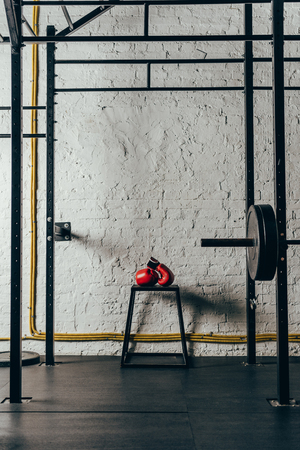
%> input picture 03_THIRD_YEAR/DISEÑO_DESARROLLO_SI/ProyectoDDSI/src/main/resources/imagenes/gymlogin.jpg, 300 x 450 px
$ octave --eval "result = funcion_otsu(imread('../../../../../DISEÑO_DESARROLLO_SI/ProyectoDDSI/src/main/resources/imagenes/gymlogin.jpg'));"   (GNU Octave 9; MATLAB toolbox functions it lacks are replaced by stand-ins)
%> lines starting %> are read from the running program, lines starting %| are printed output that depends on the picture
function umbral = funcion_otsu(image)

image = rgb2gray(image);
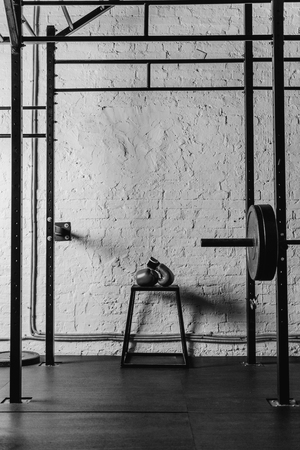
%> image: size 450x300 uint8; min 1, max 242, mean 123.4

h = imhist(image);
%> h = 256 values, max 1742 at index 176, min 0 at index 1, mean 527.3

maxVarianza = 0;
valoresGris = 1:256;
valoresGris = valoresGris';

numPix = sum(h);
%> numPix = 135000
gMean = sum(h.*valoresGris)/numPix;
%> gMean = 124.4

% Recorrer todos los posibles valores de umbral
for g = 2:255

    numPix1 = sum(h(1:g));
    numPix2 = sum(h((g+1):end));

    % Calcular la varianza entre clases
    if numPix1*numPix2==0
        varEntreClases = 0;
    else

        gMean1 = sum(h(1:g).*valoresGris(1:g))/numPix1;
        gMean2 = sum(h((g+1):end).*valoresGris((g+1):end))/numPix2;

        w1 = numPix1/numPix;
        w2 = numPix2/numPix;

        varEntreClases = w1*((gMean1-gMean)^2) + w2*((gMean2-gMean)^2);

    end

    % Verificar si es la varianza máxima
    if varEntreClases > maxVarianza
        umbral = g-1;
        maxVarianza = varEntreClases;
    end

end
%> this loop made 254 passes
%> (numPix1, numPix2, gMean1, gMean2, w1, w2, varEntreClases, maxVarianza) on passes 1 to 12: (15, 134985, 2, 124.4, 0.000111, 1, 1.66, 1.66), (26, 134974, 2.42, 124.4, 0.000193, 1, 2.87, 2.87), (66, 134934, 3.38, 124.5, 0.000489, 1, 7.16, 7.16), (146, 134854, 4.27, 124.5, 0.00108, 0.999, 15.62, 15.62), (347, 134653, 5.27, 124.7, 0.00257, 0.997, 36.57, 36.57), (609, 134391, 6.01, 124.9, 0.00451, 0.995, 63.5, 63.5), (1272, 133728, 7.05, 125.5, 0.00942, 0.991, 131, 131), (1928, 133072, 7.71, 126.1, 0.0143, 0.986, 197.2, 197.2), (3653, 131347, 8.79, 127.6, 0.0271, 0.973, 371.6, 371.6), (5352, 129648, 9.49, 129.1, 0.0396, 0.96, 545, 545), (6939, 128061, 10.07, 130.6, 0.0514, 0.949, 708.2, 708.2), (8196, 126804, 10.52, 131.8, 0.0607, 0.939, 838.1, 838.1)
%> after the loop, gMean1 = 124.4; gMean2 = 243; maxVarianza = 3988.4; umbral = 111; varEntreClases = 0; w1 = 1; w2 = 7.41e-06
%> `result = funcion_otsu(imread('../../../../../DISEÑO_DESARROLLO_SI/Proy..`: result = 111
